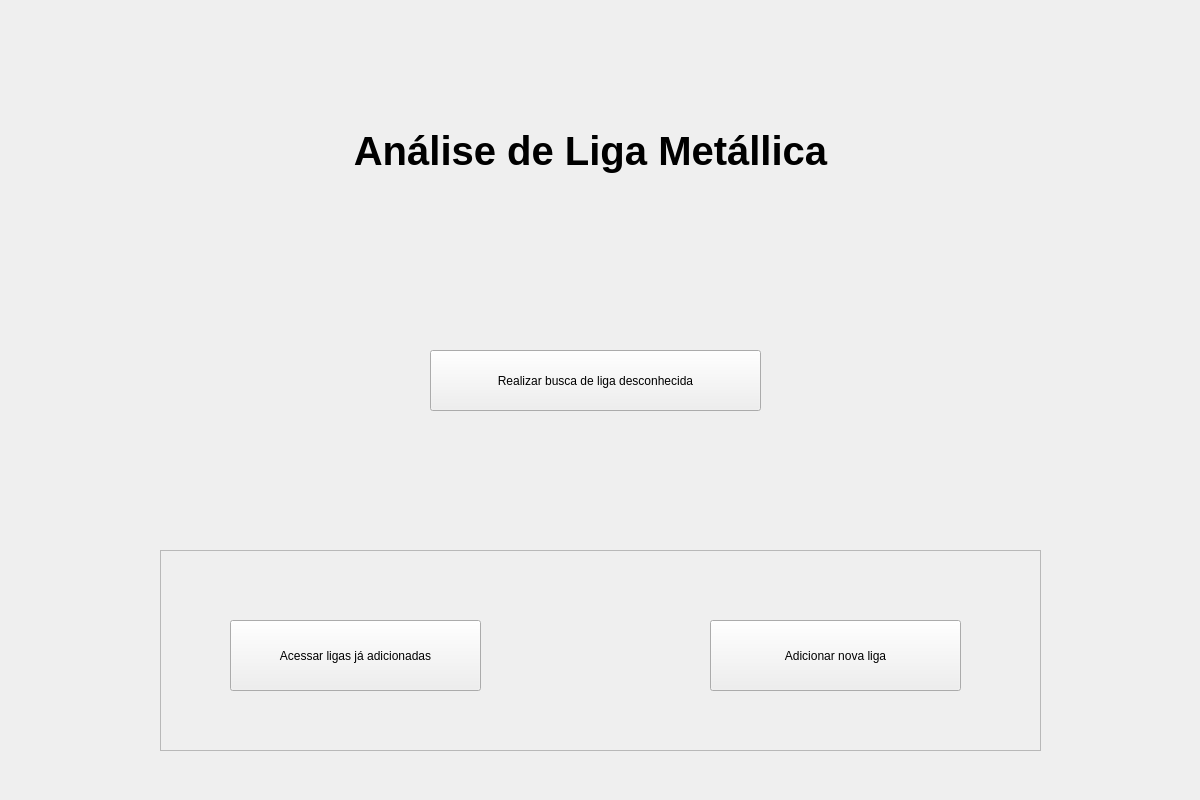
<?xml version="1.0" encoding="UTF-8"?>
<ui version="4.0">
 <class>Home</class>
 <widget class="QMainWindow" name="Home">
  <property name="geometry">
   <rect>
    <x>0</x>
    <y>0</y>
    <width>1200</width>
    <height>800</height>
   </rect>
  </property>
  <property name="windowTitle">
   <string>Home</string>
  </property>
  <widget class="QWidget" name="centralwidget">
   <widget class="QLabel" name="label">
    <property name="geometry">
     <rect>
      <x>190</x>
      <y>110</y>
      <width>801</width>
      <height>81</height>
     </rect>
    </property>
    <property name="sizePolicy">
     <sizepolicy hsizetype="Expanding" vsizetype="Preferred">
      <horstretch>0</horstretch>
      <verstretch>0</verstretch>
     </sizepolicy>
    </property>
    <property name="font">
     <font>
      <pointsize>30</pointsize>
      <weight>75</weight>
      <bold>true</bold>
     </font>
    </property>
    <property name="text">
     <string>Análise de Liga Metállica</string>
    </property>
    <property name="alignment">
     <set>Qt::AlignCenter</set>
    </property>
   </widget>
   <widget class="QPushButton" name="buttonBuscaLiga">
    <property name="geometry">
     <rect>
      <x>430</x>
      <y>350</y>
      <width>331</width>
      <height>61</height>
     </rect>
    </property>
    <property name="text">
     <string>Realizar busca de liga desconhecida</string>
    </property>
   </widget>
   <widget class="QFrame" name="frame">
    <property name="geometry">
     <rect>
      <x>160</x>
      <y>550</y>
      <width>881</width>
      <height>201</height>
     </rect>
    </property>
    <property name="frameShape">
     <enum>QFrame::StyledPanel</enum>
    </property>
    <property name="frameShadow">
     <enum>QFrame::Raised</enum>
    </property>
    <widget class="QPushButton" name="buttonShowDatabase">
     <property name="geometry">
      <rect>
       <x>70</x>
       <y>70</y>
       <width>251</width>
       <height>71</height>
      </rect>
     </property>
     <property name="text">
      <string>Acessar ligas já adicionadas</string>
     </property>
    </widget>
    <widget class="QPushButton" name="buttonEditDatabase">
     <property name="geometry">
      <rect>
       <x>550</x>
       <y>70</y>
       <width>251</width>
       <height>71</height>
      </rect>
     </property>
     <property name="text">
      <string>Adicionar nova liga</string>
     </property>
    </widget>
   </widget>
  </widget>
 </widget>
 <resources/>
 <connections/>
</ui>
